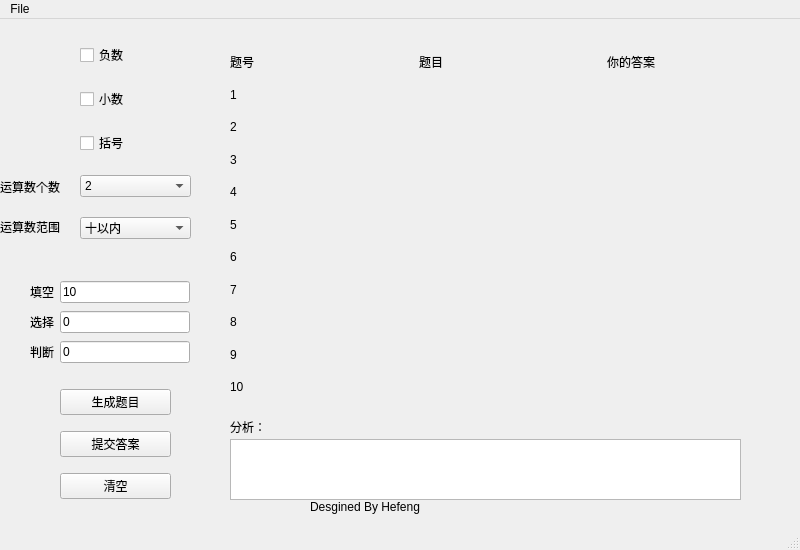
<?xml version="1.0" encoding="UTF-8"?>
<ui version="4.0">
 <class>MainWindow</class>
 <widget class="QMainWindow" name="MainWindow">
  <property name="geometry">
   <rect>
    <x>0</x>
    <y>0</y>
    <width>800</width>
    <height>550</height>
   </rect>
  </property>
  <property name="minimumSize">
   <size>
    <width>800</width>
    <height>550</height>
   </size>
  </property>
  <property name="maximumSize">
   <size>
    <width>800</width>
    <height>550</height>
   </size>
  </property>
  <property name="windowTitle">
   <string>智能题库</string>
  </property>
  <property name="windowIcon">
   <iconset>
    <normaloff>icon.png</normaloff>icon.png</iconset>
  </property>
  <widget class="QWidget" name="centralwidget">
   <widget class="QWidget" name="verticalLayoutWidget_2">
    <property name="geometry">
     <rect>
      <x>60</x>
      <y>360</y>
      <width>111</width>
      <height>131</height>
     </rect>
    </property>
    <layout class="QVBoxLayout" name="verticalLayout_2">
     <item>
      <widget class="QPushButton" name="get_questions">
       <property name="text">
        <string>生成题目</string>
       </property>
      </widget>
     </item>
     <item>
      <widget class="QPushButton" name="judge_questions">
       <property name="text">
        <string>提交答案</string>
       </property>
      </widget>
     </item>
     <item>
      <widget class="QPushButton" name="clear_questions">
       <property name="text">
        <string>清空</string>
       </property>
      </widget>
     </item>
    </layout>
   </widget>
   <widget class="QWidget" name="verticalLayoutWidget">
    <property name="geometry">
     <rect>
      <x>80</x>
      <y>10</y>
      <width>111</width>
      <height>227</height>
     </rect>
    </property>
    <layout class="QVBoxLayout" name="verticalLayout">
     <item>
      <widget class="QCheckBox" name="negative">
       <property name="text">
        <string>负数</string>
       </property>
      </widget>
     </item>
     <item>
      <widget class="QCheckBox" name="decimal">
       <property name="text">
        <string>小数</string>
       </property>
      </widget>
     </item>
     <item>
      <widget class="QCheckBox" name="bracket">
       <property name="text">
        <string>括号</string>
       </property>
      </widget>
     </item>
     <item>
      <widget class="QComboBox" name="remain">
       <item>
        <property name="text">
         <string>2</string>
        </property>
       </item>
       <item>
        <property name="text">
         <string>3</string>
        </property>
       </item>
       <item>
        <property name="text">
         <string>4</string>
        </property>
       </item>
       <item>
        <property name="text">
         <string>5</string>
        </property>
       </item>
      </widget>
     </item>
     <item>
      <widget class="QComboBox" name="len">
       <item>
        <property name="text">
         <string>十以内</string>
        </property>
       </item>
       <item>
        <property name="text">
         <string>一百以内</string>
        </property>
       </item>
       <item>
        <property name="text">
         <string>一千以内</string>
        </property>
       </item>
      </widget>
     </item>
    </layout>
   </widget>
   <widget class="QWidget" name="gridLayoutWidget">
    <property name="geometry">
     <rect>
      <x>30</x>
      <y>260</y>
      <width>160</width>
      <height>88</height>
     </rect>
    </property>
    <layout class="QGridLayout" name="gridLayout">
     <item row="2" column="0">
      <widget class="QLabel" name="label_3">
       <property name="text">
        <string>判断</string>
       </property>
      </widget>
     </item>
     <item row="1" column="0">
      <widget class="QLabel" name="label_2">
       <property name="text">
        <string>选择</string>
       </property>
      </widget>
     </item>
     <item row="0" column="0">
      <widget class="QLabel" name="label">
       <property name="text">
        <string>填空</string>
       </property>
      </widget>
     </item>
     <item row="0" column="1">
      <widget class="QLineEdit" name="blank_num">
       <property name="text">
        <string>10</string>
       </property>
      </widget>
     </item>
     <item row="1" column="1">
      <widget class="QLineEdit" name="choice_num">
       <property name="text">
        <string>0</string>
       </property>
      </widget>
     </item>
     <item row="2" column="1">
      <widget class="QLineEdit" name="judge_num">
       <property name="text">
        <string>0</string>
       </property>
      </widget>
     </item>
    </layout>
   </widget>
   <widget class="QWidget" name="gridLayoutWidget_2">
    <property name="geometry">
     <rect>
      <x>230</x>
      <y>30</y>
      <width>560</width>
      <height>351</height>
     </rect>
    </property>
    <layout class="QGridLayout" name="gridLayout_2">
     <item row="7" column="0">
      <widget class="QLabel" name="label_13">
       <property name="text">
        <string>7</string>
       </property>
      </widget>
     </item>
     <item row="9" column="0">
      <widget class="QLabel" name="label_15">
       <property name="text">
        <string>9</string>
       </property>
      </widget>
     </item>
     <item row="4" column="0">
      <widget class="QLabel" name="label_10">
       <property name="text">
        <string>4</string>
       </property>
      </widget>
     </item>
     <item row="2" column="0">
      <widget class="QLabel" name="label_8">
       <property name="text">
        <string>2</string>
       </property>
      </widget>
     </item>
     <item row="6" column="0">
      <widget class="QLabel" name="label_12">
       <property name="text">
        <string>6</string>
       </property>
      </widget>
     </item>
     <item row="0" column="1">
      <widget class="QLabel" name="label_5">
       <property name="text">
        <string>题目                                     </string>
       </property>
      </widget>
     </item>
     <item row="5" column="0">
      <widget class="QLabel" name="label_11">
       <property name="text">
        <string>5</string>
       </property>
      </widget>
     </item>
     <item row="3" column="0">
      <widget class="QLabel" name="label_9">
       <property name="text">
        <string>3</string>
       </property>
      </widget>
     </item>
     <item row="0" column="2">
      <widget class="QLabel" name="label_6">
       <property name="text">
        <string>你的答案                </string>
       </property>
      </widget>
     </item>
     <item row="0" column="0">
      <widget class="QLabel" name="label_4">
       <property name="text">
        <string>题号</string>
       </property>
      </widget>
     </item>
     <item row="1" column="0">
      <widget class="QLabel" name="label_7">
       <property name="text">
        <string>1</string>
       </property>
      </widget>
     </item>
     <item row="8" column="0">
      <widget class="QLabel" name="label_14">
       <property name="text">
        <string>8</string>
       </property>
      </widget>
     </item>
     <item row="10" column="0">
      <widget class="QLabel" name="label_16">
       <property name="text">
        <string>10</string>
       </property>
      </widget>
     </item>
    </layout>
   </widget>
   <widget class="QLabel" name="label_17">
    <property name="geometry">
     <rect>
      <x>230</x>
      <y>400</y>
      <width>72</width>
      <height>15</height>
     </rect>
    </property>
    <property name="text">
     <string>分析：</string>
    </property>
   </widget>
   <widget class="QTextBrowser" name="analysis">
    <property name="geometry">
     <rect>
      <x>230</x>
      <y>420</y>
      <width>511</width>
      <height>61</height>
     </rect>
    </property>
   </widget>
   <widget class="QLabel" name="label_18">
    <property name="geometry">
     <rect>
      <x>0</x>
      <y>160</y>
      <width>72</width>
      <height>15</height>
     </rect>
    </property>
    <property name="text">
     <string>运算数个数</string>
    </property>
   </widget>
   <widget class="QLabel" name="label_19">
    <property name="geometry">
     <rect>
      <x>0</x>
      <y>200</y>
      <width>72</width>
      <height>15</height>
     </rect>
    </property>
    <property name="text">
     <string>运算数范围</string>
    </property>
   </widget>
   <widget class="QLabel" name="label_20">
    <property name="geometry">
     <rect>
      <x>310</x>
      <y>480</y>
      <width>151</width>
      <height>16</height>
     </rect>
    </property>
    <property name="text">
     <string>Desgined By Hefeng</string>
    </property>
   </widget>
  </widget>
  <widget class="QMenuBar" name="menubar">
   <property name="geometry">
    <rect>
     <x>0</x>
     <y>0</y>
     <width>800</width>
     <height>25</height>
    </rect>
   </property>
   <widget class="QMenu" name="menu11">
    <property name="title">
     <string>File</string>
    </property>
    <addaction name="actionSave"/>
    <addaction name="actionExit"/>
   </widget>
   <addaction name="menu11"/>
  </widget>
  <widget class="QStatusBar" name="statusbar"/>
  <action name="actionSave">
   <property name="text">
    <string>Save</string>
   </property>
  </action>
  <action name="actionExit">
   <property name="text">
    <string>Exit</string>
   </property>
  </action>
  <action name="actionOpen">
   <property name="text">
    <string>Open</string>
   </property>
  </action>
 </widget>
 <resources/>
 <connections/>
</ui>
